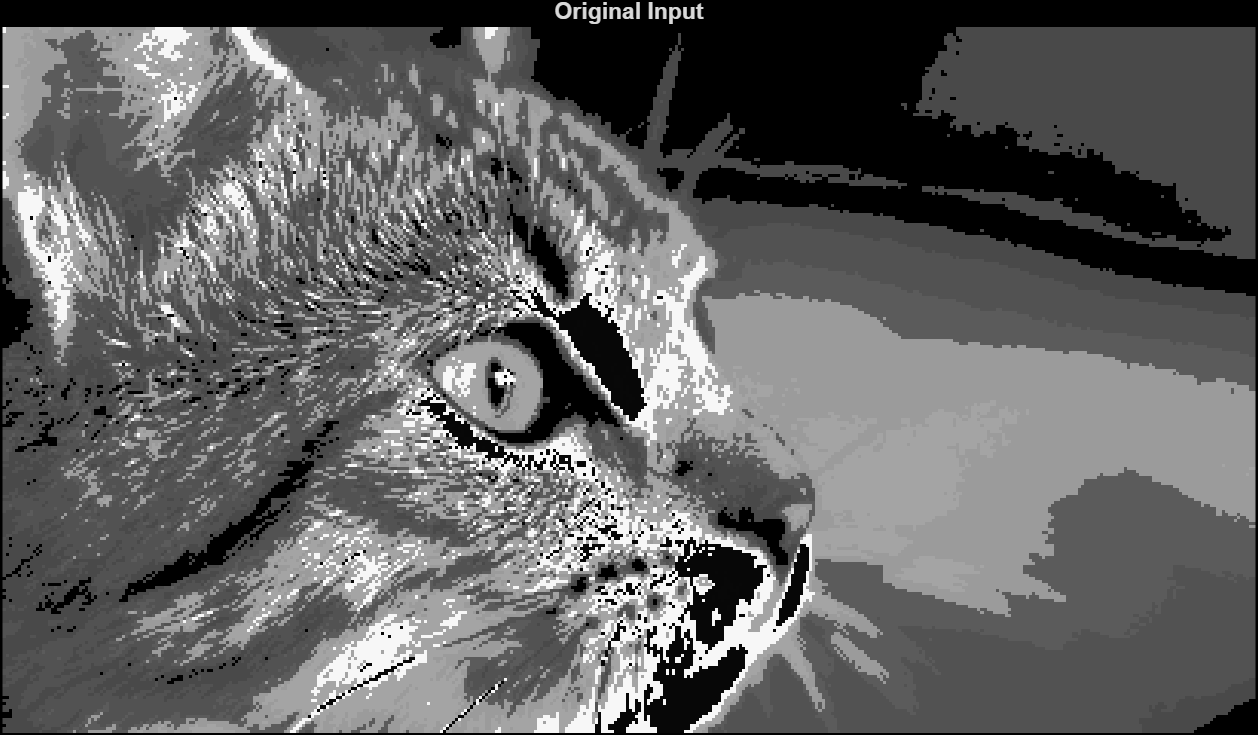
#> input picture problem set2/ex9_set2/cat.png, 1258 x 735 px
$ python ask9.py
#> lines starting #> are read from the running program, lines starting #| are printed output that depends on the picture
import numpy as np
import cv2
import time
import matplotlib.pyplot as plt
from scipy.signal import convolve2d

F1 = np.array([[ 0, -1,  0],
               [-1,  8, -1],
               [ 0, -1,  0]])

F2 = np.array([[ 0,  1,  0],
               [ 1,  4,  1],
               [ 0,  1,  0]])

F3 = np.array([[-1, -1, -1],
               [-1,  8, -1],
               [-1, -1, -1]])

filters = [F1, F2, F3]
filter_names = ["F1 (Edge Detection)", "F2 (Blurring)", "F3 (Sharp Edge)"]

def toeplitz_transform_matrix(input_shape, kernel):
    h_in, w_in = input_shape
    h_k, w_k = kernel.shape
    h_out, w_out = h_in - h_k + 1, w_in - w_k + 1

    matrix_rows = h_out * w_out
    matrix_cols = h_in * w_in

    H = np.zeros((matrix_rows, matrix_cols))

    for i in range(h_out):
        for j in range(w_out):
            row_idx = i * w_out + j
            for ki in range(h_k):
                for kj in range(w_k):
                    r_in = i + ki
                    c_in = j + kj
                    col_idx = r_in * w_in + c_in
                    H[row_idx, col_idx] = kernel[ki, kj]
    return H


img = cv2.imread('cat.png', cv2.IMREAD_GRAYSCALE)
#> img is the input picture: shape (735, 1258); min 0, max 255, mean 98.4
if img is None:
    print("Warning: 'cat.png' not found. Using dummy noise image.")
    img = np.random.randint(0, 255, (100, 100), dtype=np.uint8)

results_conv = []
times_conv = []
for f in filters:
    t0 = time.time()
    res = convolve2d(img, f, mode='valid')
    t1 = time.time()
    results_conv.append(res)
    times_conv.append(t1 - t0)
#> this loop made 3 passes
#> pass 1, `res = convolve2d(img, f, mode='valid')`:
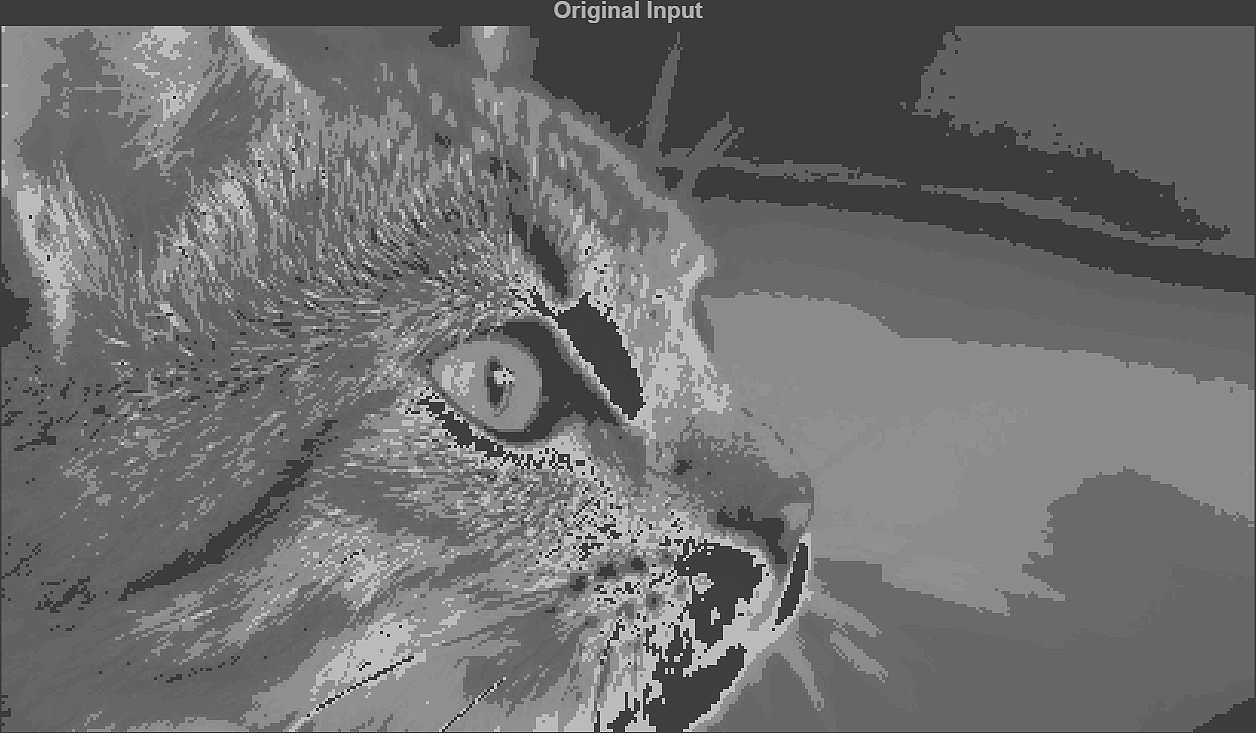
#> res: shape (733, 1256) int64; min -467, max 1516, mean 395.2; drawn with min black and max white
#> pass 2, `res = convolve2d(img, f, mode='valid')`:
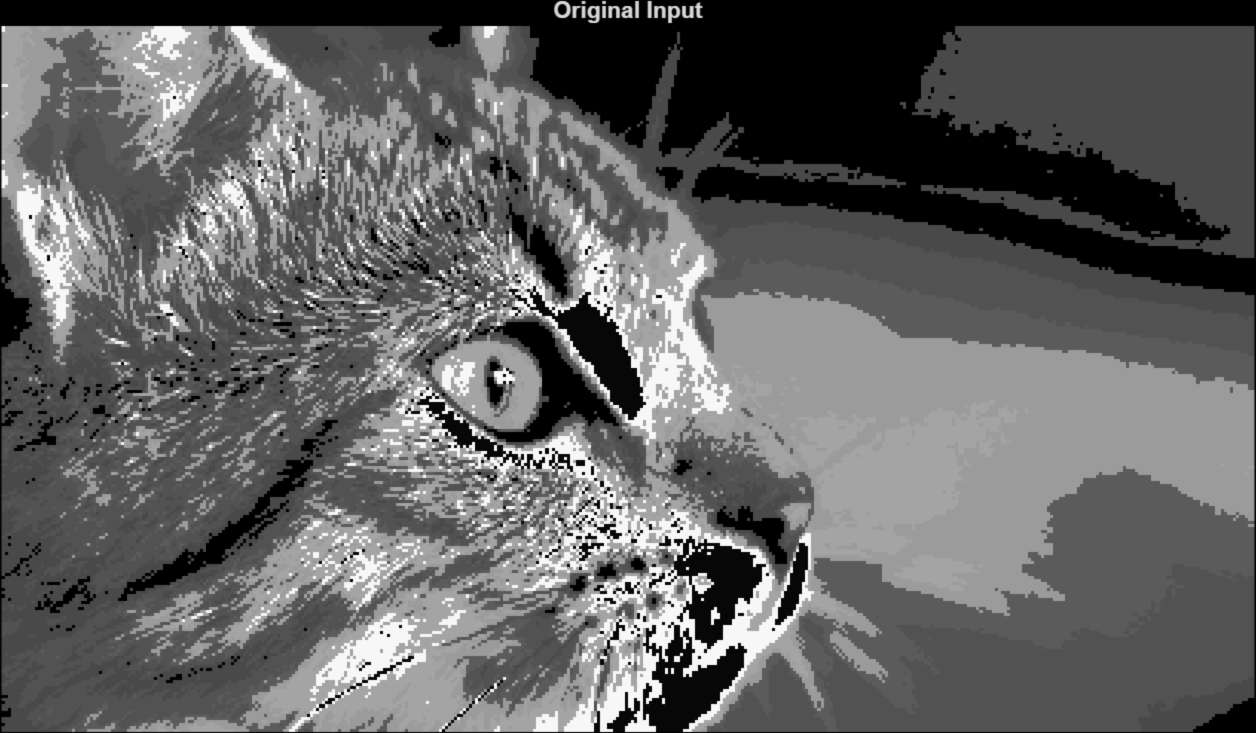
#> res: shape (733, 1256) int64; min 0, max 2040, mean 790.4; drawn with min black and max white
#> pass 3, `res = convolve2d(img, f, mode='valid')`:
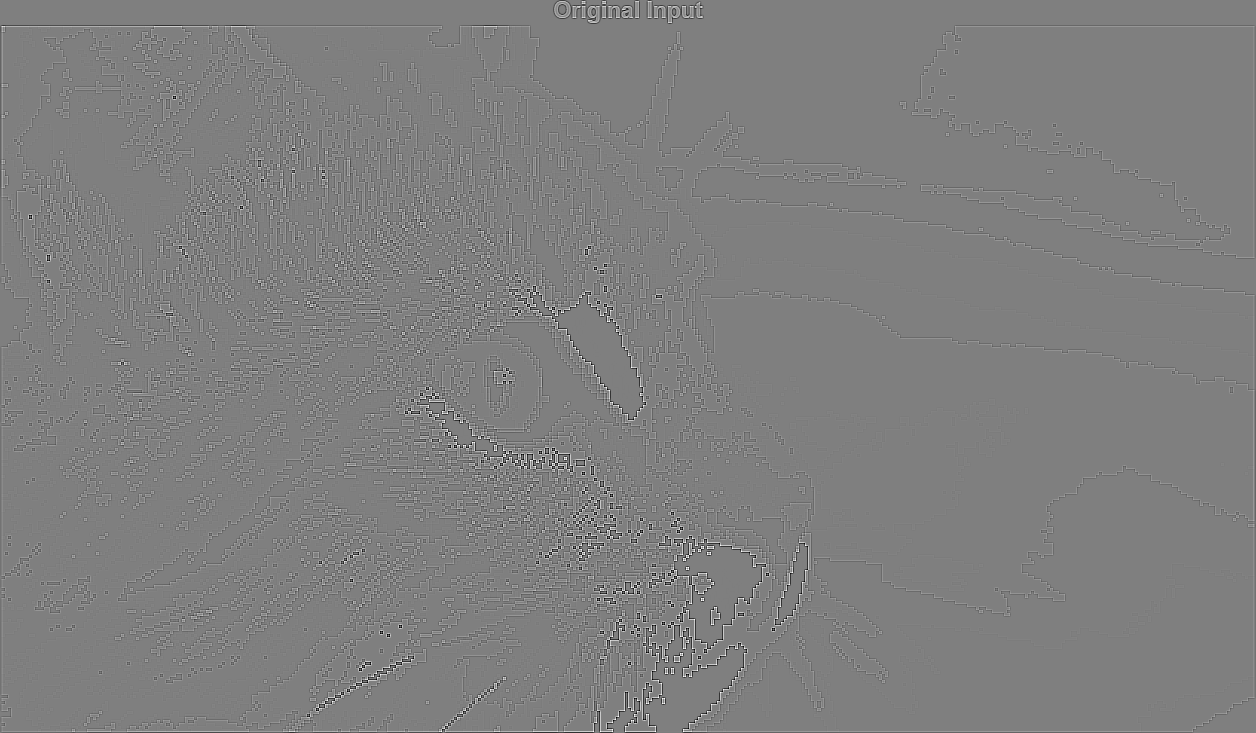
#> res: shape (733, 1256) int64; min -1217, max 1221, mean 0; drawn with min black and max white
#> after the loop, results_conv = 3 items; times_conv = [0.0835, 0.0947, 0.0834]

img_small = cv2.resize(img, (20, 20))
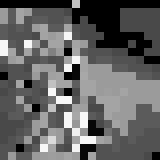
#> img_small: shape (20, 20) (shown 8 times larger); min 0, max 247, mean 99.8
times_matrix = []
for f in filters:
    t0 = time.time()
    H = toeplitz_transform_matrix(img_small.shape, f)
    img_vector = img_small.flatten()
    res_vector = H @ img_vector
    t1 = time.time()
    times_matrix.append(t1 - t0)
#> after the loop, times_matrix = [0.00211, 0.00212, 0.00191]

plt.figure(figsize=(6, 6))
plt.imshow(img, cmap='gray')
plt.title("Original Image")
plt.axis('off')
plt.tight_layout()
plt.show()

plt.figure(figsize=(12, 4))
for i in range(3):
    plt.subplot(1, 3, i + 1)
    plt.imshow(filters[i], cmap='coolwarm')
    for (r, c), val in np.ndenumerate(filters[i]):
        plt.text(c, r, f'{val}', ha='center', va='center', color='black', fontsize=12, weight='bold')
    plt.title(filter_names[i])
    plt.axis('off')
plt.tight_layout()
plt.show()
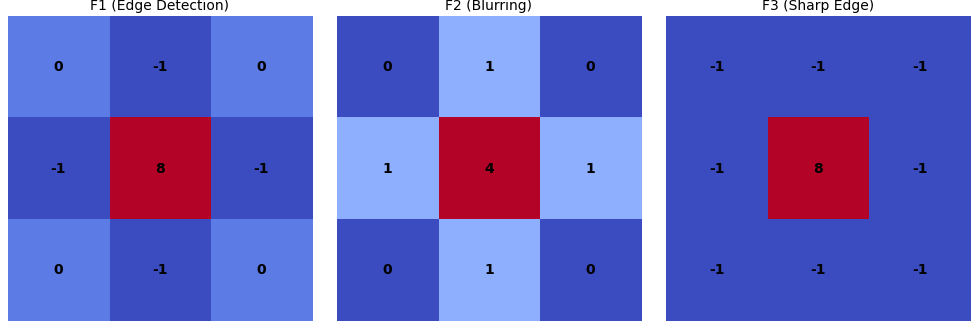
#> figure drawn by matplotlib, 3 panels

plt.figure(figsize=(15, 5))
for i in range(3):
    plt.subplot(1, 3, i + 1)
    plt.imshow(results_conv[i], cmap='gray')
    plt.title(f"Output of {filter_names[i]}")
    plt.axis('off')
plt.tight_layout()
plt.show()

dummy_shape = (6, 6)
H_demo = toeplitz_transform_matrix(dummy_shape, F1)

plt.figure(figsize=(8, 8))
plt.imshow(H_demo, cmap='Blues', interpolation='nearest')
plt.title("Visual of the Toeplitz Matrix Structure\n(Notice the Diagonal Bands)", fontsize=14)
plt.xlabel("Input Pixels (Flattened)", fontsize=12)
plt.ylabel("Output Pixels (Flattened)", fontsize=12)
plt.colorbar(label="Weight Value")
plt.tight_layout()
plt.show()
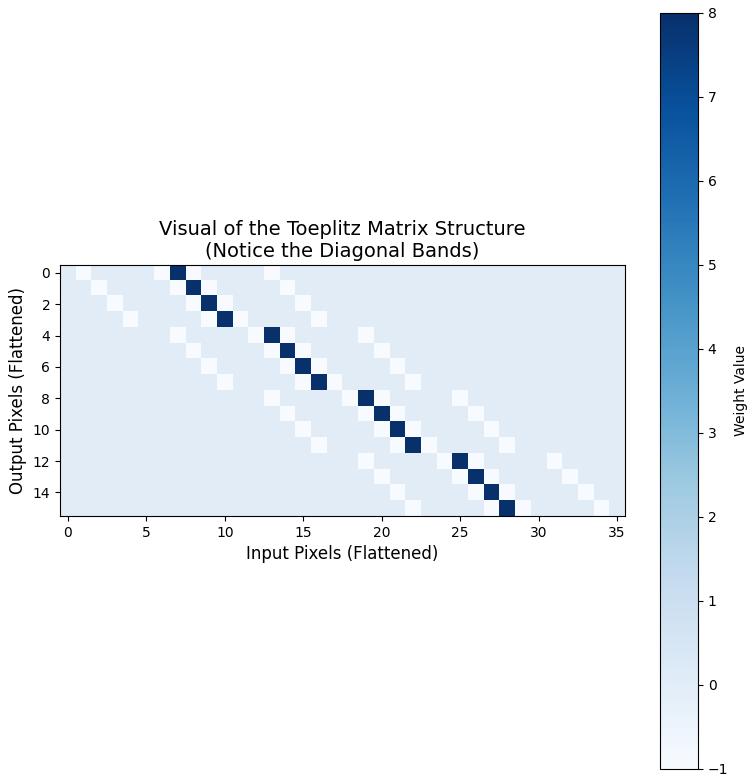
#> figure drawn by matplotlib, 2 panels

plt.figure(figsize=(10, 6))

scale_factor = (img.shape[0]*img.shape[1]) / (20*20)
#> scale_factor = 2311.6
estimated_matrix_times = [t * scale_factor for t in times_matrix]
#> estimated_matrix_times = [4.88, 4.89, 4.42]

x_pos = np.arange(len(filter_names))
width = 0.35

plt.bar(x_pos - width/2, times_conv, width, label='Convolution (Direct)', color='#2ca02c')
plt.bar(x_pos + width/2, estimated_matrix_times, width, label='Matrix Mult (Projected)', color='#d62728')

plt.ylabel('Time (Seconds) - Log Scale', fontsize=12)
plt.title('Computation Time: Convolution vs Matrix Multiplication', fontsize=14)
plt.xticks(x_pos, ['Filter 1', 'Filter 2', 'Filter 3'])
plt.legend(fontsize=12)
plt.yscale('log') # Log scale is essential here
plt.grid(axis='y', linestyle='--', alpha=0.7)

plt.tight_layout()
plt.show()
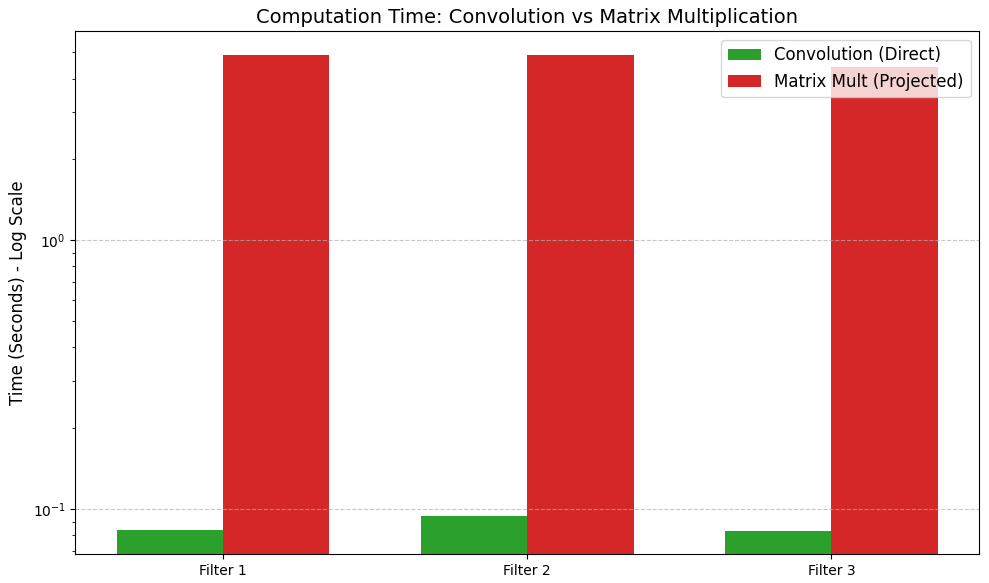
#> figure drawn by matplotlib, 1 panel; tallest bar 0.0947 high, from x = 0.65 to 1; tallest bar 4.89 high, from x = 1 to 1.35
